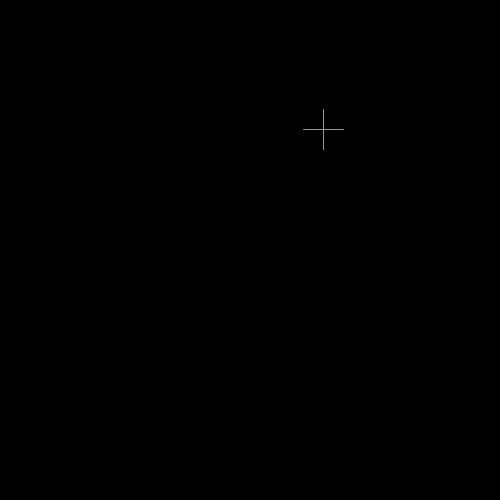
Frame 1 (no input)
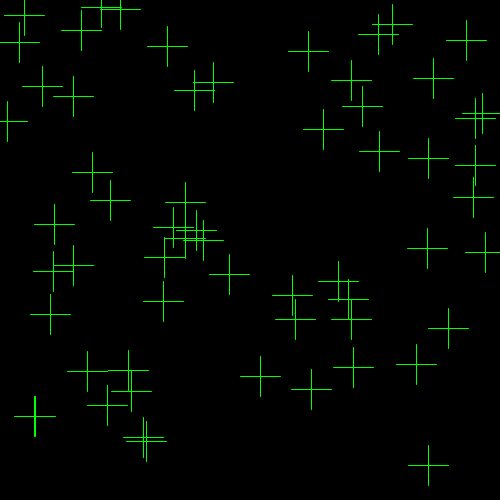
Frame 60 (the mouse pressed at the canvas centre just before this capture)
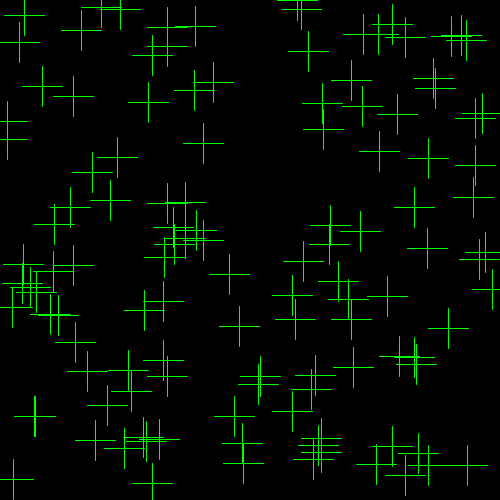
Frame 120 (the mouse held since frame 60 and released just before this capture)

The Processing sketch that drew these frames (run headless with seeded random() and noise(); from frame 60 on, the mouse is pressed at the canvas centre):

// Processing sketch: ubicacionAleatoria2
// ── ubicacionAleatoria2.pde
float  px, py;
void setup() {
  size(500, 500);
  background(0);
}
void draw() {
  px = random(width);
  py = random(height);
  stroke(0, 255, 0);
  line(px-20, py, px+20, py);
  line(px, py-20, px, py+20);
}
